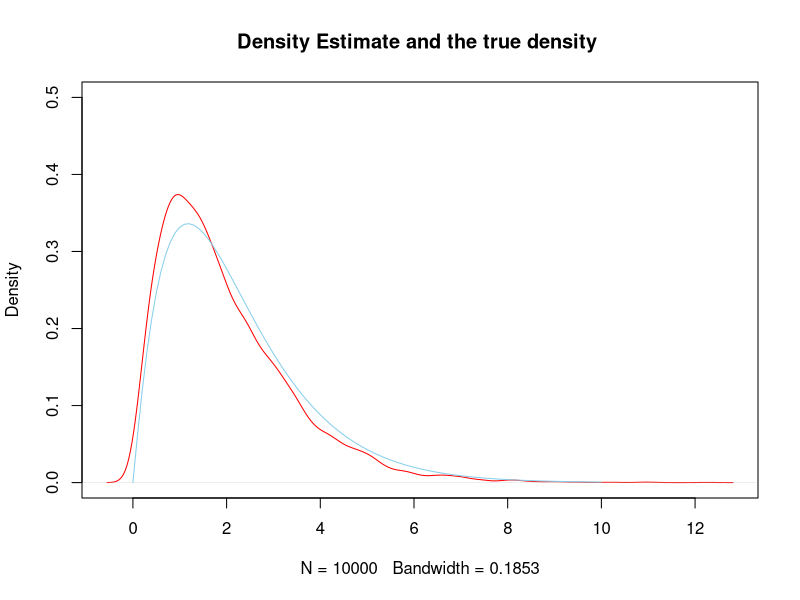
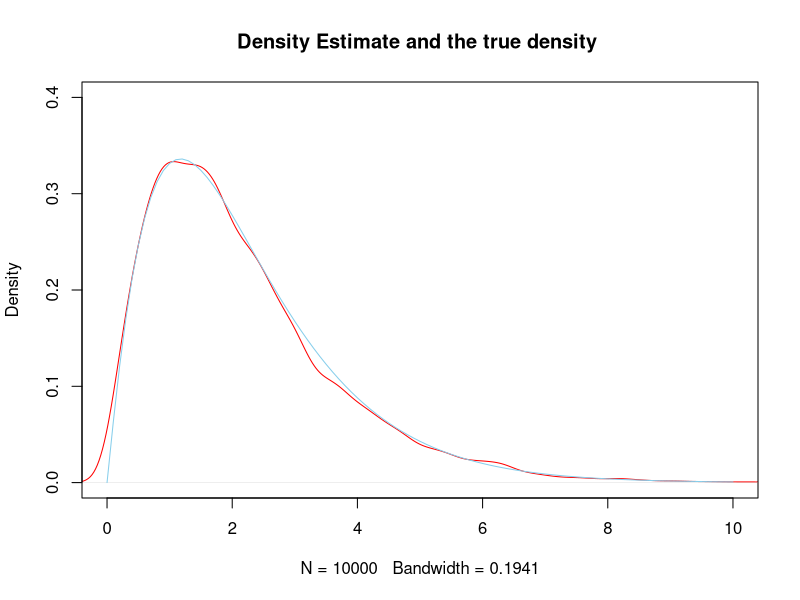
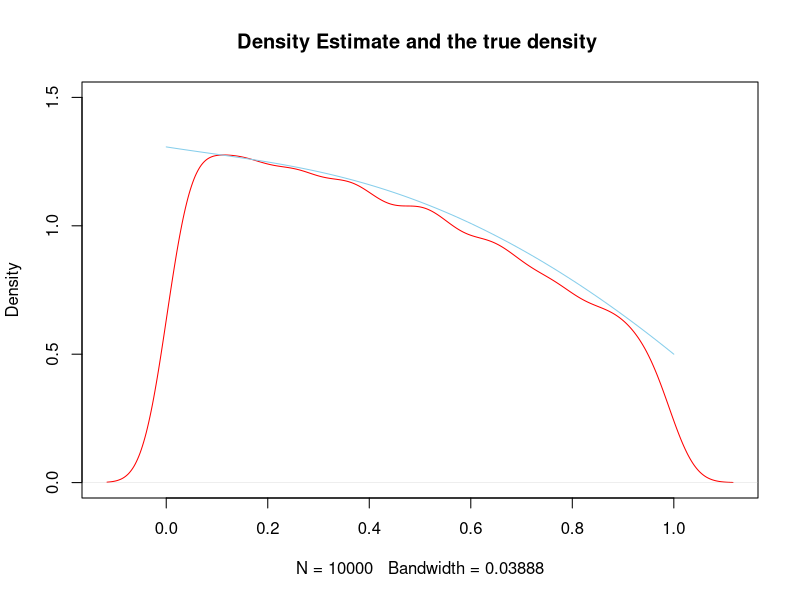
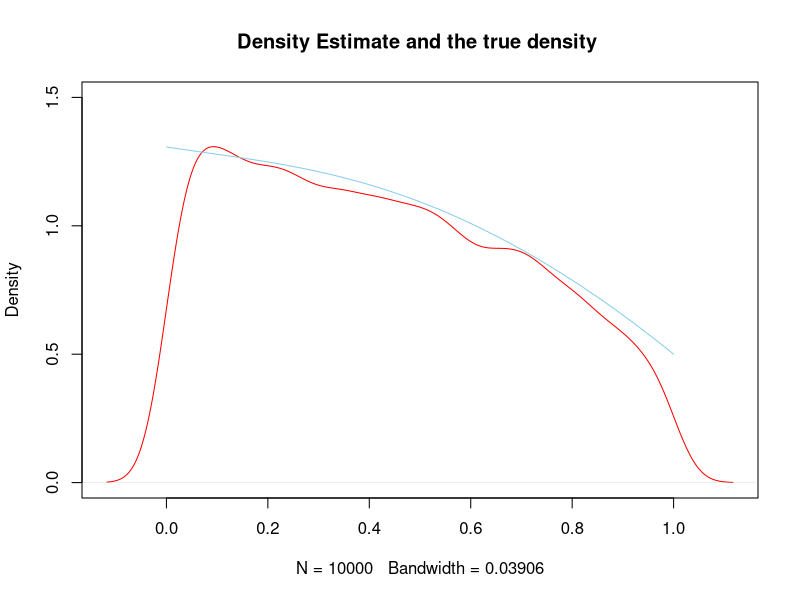

The R script that drew these images, in order:
## ---- chunk 1

h1 <- function(n, theta){
  U <- runif(1)
  X <- rep(0,n)
  weight <- 2*gamma(2) / (2*gamma(2) + gamma(2.5))
  for(i in 1:n){
    if(U < weight){
      X[i] <- rgamma(1,theta,1)
    }else{
      X[i] <- rgamma(1,theta+0.5,1)
    }
  }
  X
}
theta <- 2
sample <- h1(10000, 2)
C <- 1/(2*gamma(2) + gamma(2.5))
plot(density(sample),ylim = c(0,0.5),col="red", main="Density Estimate and the true density ")
curve((2*x^(theta-1)+x^(theta-1/2))*exp(-x)*C, from=0, to=10, add=TRUE, col="skyblue")

## ---- chunk 2
h2 <- function(n, theta){
  X <- rep(0,n)
  i <- 1
  while(i <= n){
    U <- runif(1)
    x <- h1(1, theta)
    if(U <= sqrt(4+x)/(2+sqrt(x))){
      X[i] <- x
      i <- i+1
    }
  }
  X
}

theta <- 2
samplea <- h2(10000, 2)
C <- 1/(2*gamma(2) + gamma(2.5))
plot(density(samplea),ylim = c(0,0.4), xlim = c(0,10), col="red", main="Density Estimate and the true density ")
curve((2*x^(theta-1)+x^(theta-1/2))*exp(-x)*C, from=0, to=10, add=TRUE, col="skyblue")

## ---- chunk 3
n <- 10000                
U <- runif(n)
X <- rep(0,n)


s1 <- function(n, theta, beta){
  lambda <- theta/(theta+2*beta)
  g <- rep(0, n)
  for(i in 1:n){
    u <- runif(1)
    if(u < lambda){
      g[i] <- rbeta(1, theta, 1)
    }else{
      g[i] <- rbeta(1, 1, beta)
    }
  }
  g
}


s2 <- function(n, theta, beta){
  s <- rep(0, n)
  lambda <- theta/(theta + 2*beta)
  alpha <- theta+2*beta
  i <- 1
  while(i <= n){
    u <- runif(1)
    x <- s1(1, theta, beta)
    if(u <= (x^(theta-1)/(1+x^2)+sqrt(2+x^2)*(1-x)^(beta-1))/
       (alpha*(lambda*dbeta(x, theta, 1)+(1-lambda)*dbeta(x, 1, beta)))){
      s[i] <- x
      i <- i + 1
    }
  }
  s
}

#theta = 2, beta = 2
theta <- 2
beta <- 2
c <- integrate(function(x) {x^(theta-1)/(1+x^2)+sqrt(2+x^2)*(1-x)^(beta-1)}, 0, 1)$value
sampleb <- s2(10000, 2, 2)
plot(density(sampleb),ylim=c(0,1.5),col="red", main="Density Estimate and the true density ")
curve(x^(theta-1)/(1+x^2)+sqrt(2+x^2)*(1-x)^(beta-1)/c, from=0, to=1, add=TRUE, col="skyblue")
## ---- chunk 4
s3 <- function(n, theta, beta){
  s <- rep(0,n)
  lambda <- theta/(theta+2*beta)
  i <- 1
  while (i <= n) {
    u <- runif(1)
    if(u < lambda){
      x <- rbeta(1, theta, 1)
      u1 <- runif(1)
      if(u1 <= 1/(1+x^2)){
        s[i] <- x
        i <- i+1
      }
    }else{
      x <- rbeta(1, 1, beta)
      u2 <- runif(1)
      if(u2 <= sqrt(2+x^2)/2){
        s[i] <- x
        i <- i +1
      }
    }
  }
  s
}
#theta=2, beta=2
samplec <- s3(10000, 2, 2)
c <- integrate(function(x) {x^(theta-1)/(1+x^2)+sqrt(2+x^2)*(1-x)^(beta-1)}, 0, 1)$value
plot(density(samplec),ylim=c(0,1.5),col="red", main="Density Estimate and the true density ")
curve(x^(theta-1)/(1+x^2)+sqrt(2+x^2)*(1-x)^(beta-1)/c, from=0, to=1, add=TRUE, col="skyblue")
